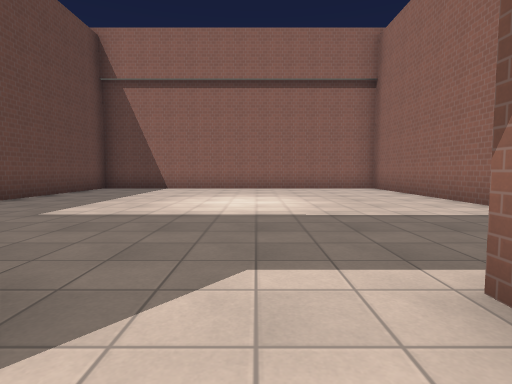
view 1 (above)

24 first-person views from a walk through a 3-D level made in the Godot game engine. The camera is 1.2 m above the floor, tilts 4° down and sees 80° across. The floor is counted in squares, 2 m on a side. Each view is taken from the middle of a square. On the plan, view 1 faces up. The plan holds only what a view shows up to about 9 squares ahead; the rest is blank. The place goes on beyond the plan. Surface patterns are stand-ins for the level's own textures.

view 2
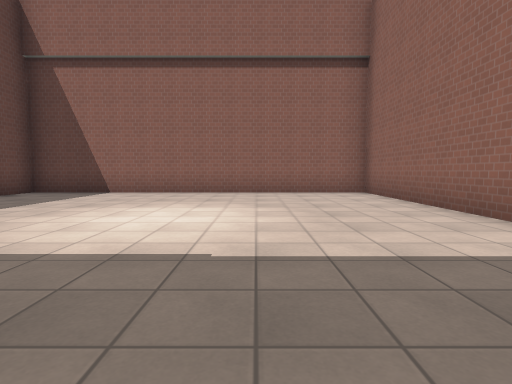

view 3
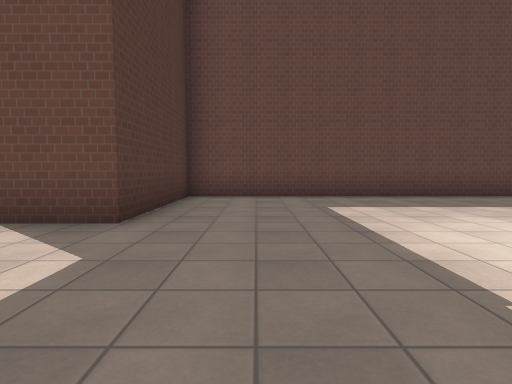

view 4
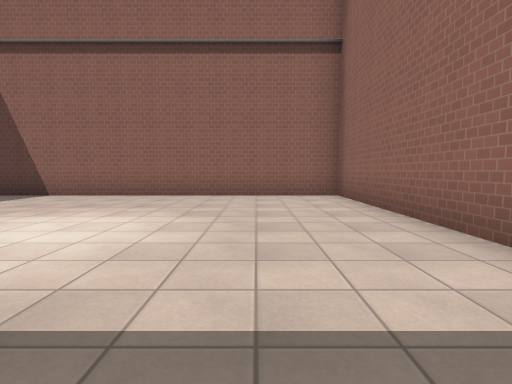

view 5
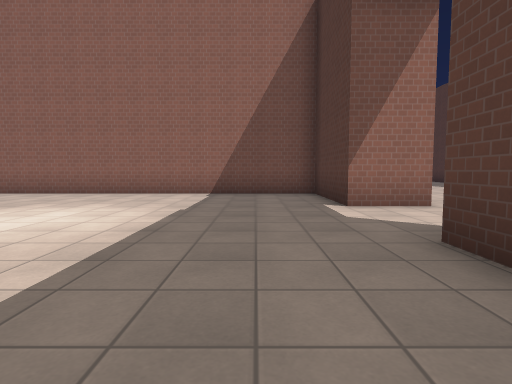

view 6
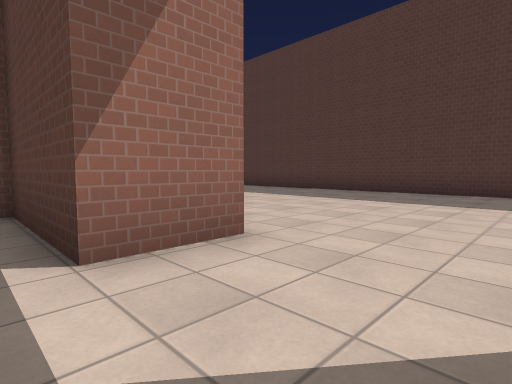

view 7
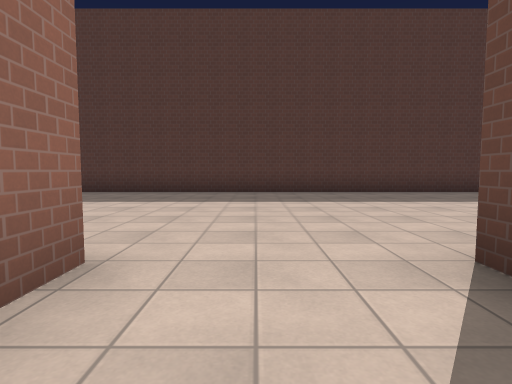

view 8
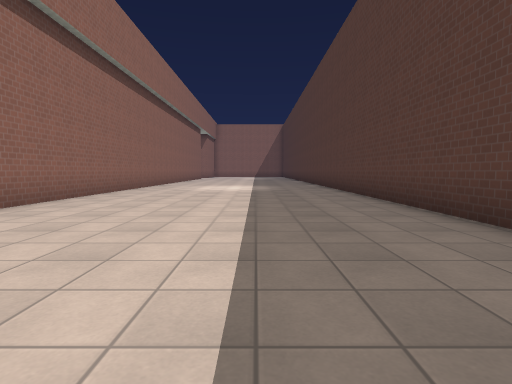

view 9
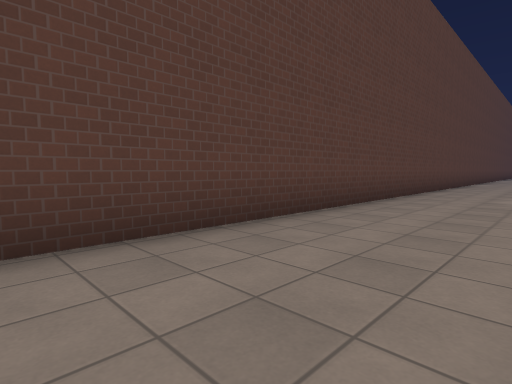

view 10
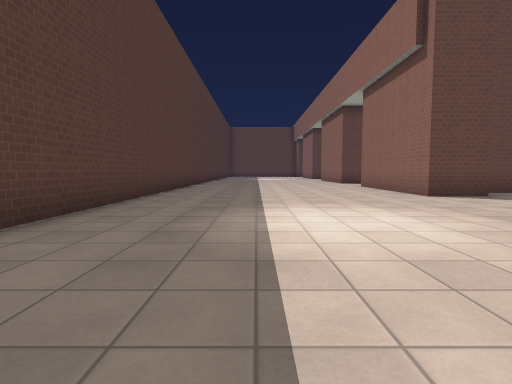

view 11
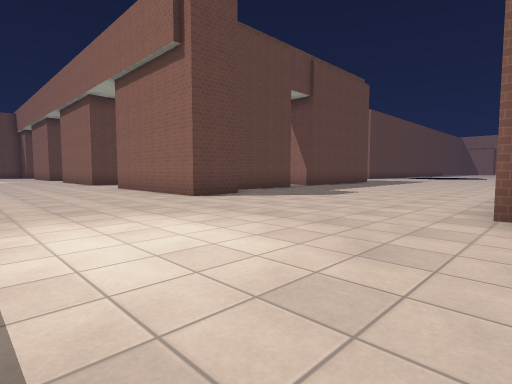

view 12
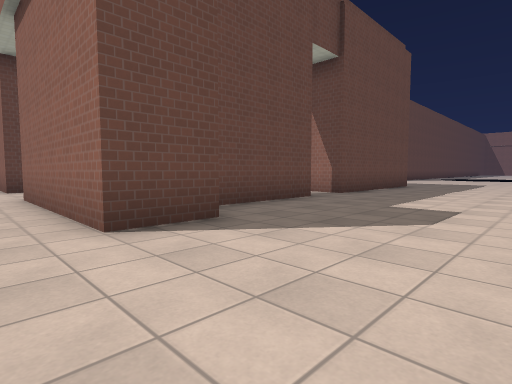

view 13
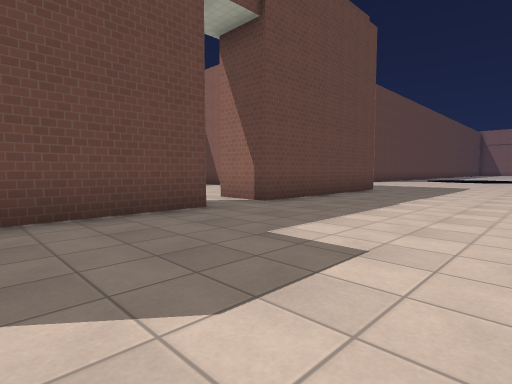

view 14
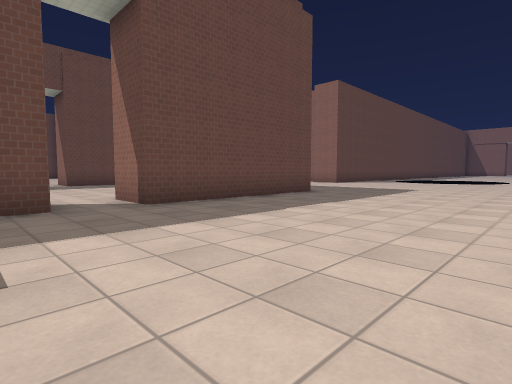

view 15
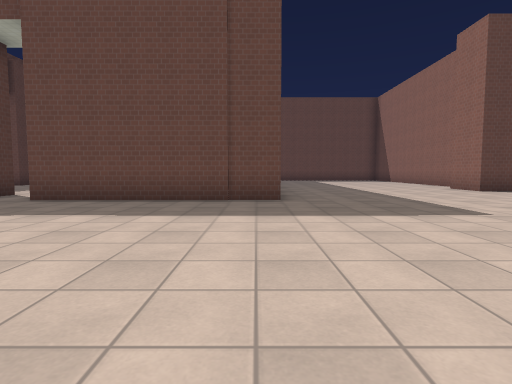

view 16
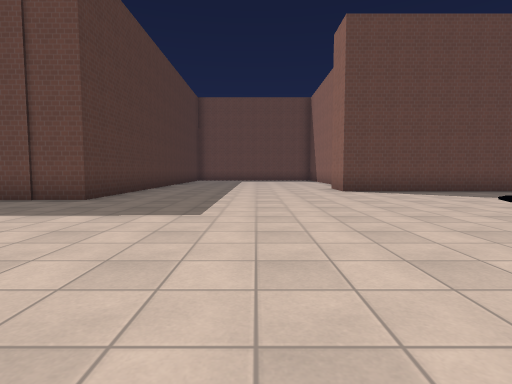

view 17
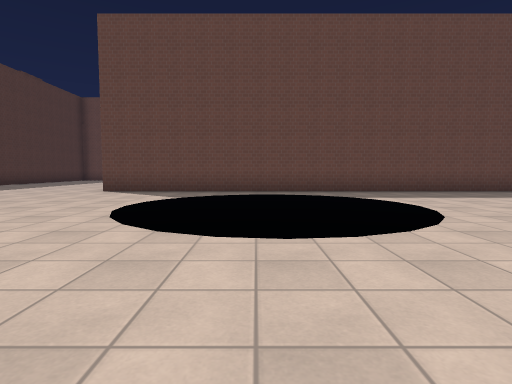

view 18
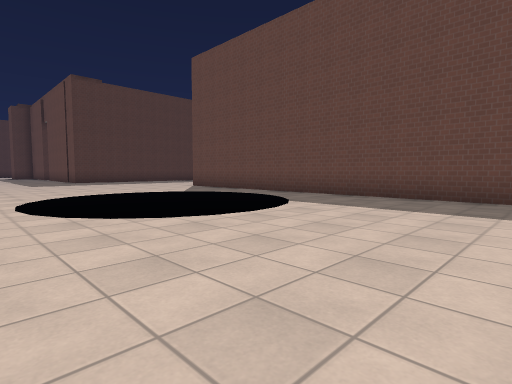

view 19
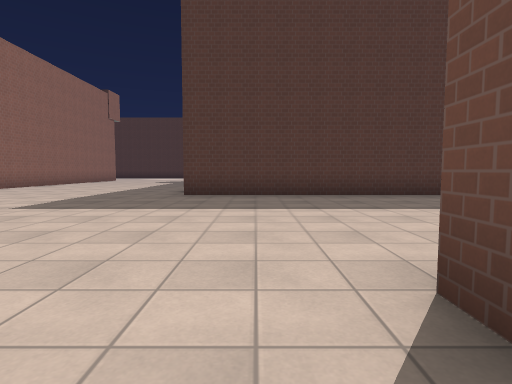

view 20
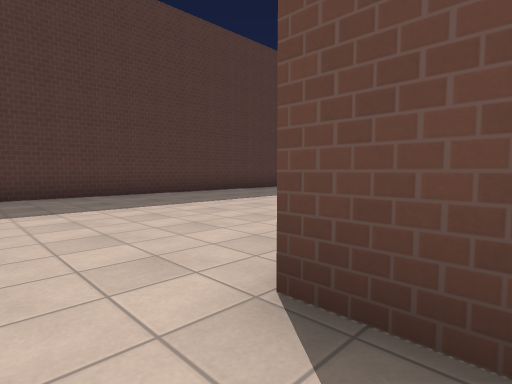

view 21
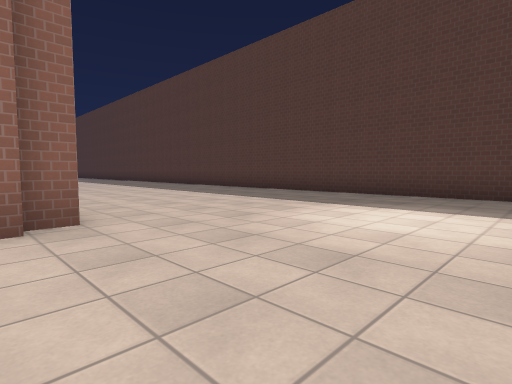

view 22
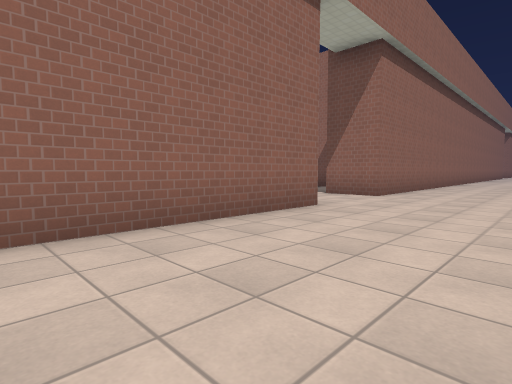

view 23
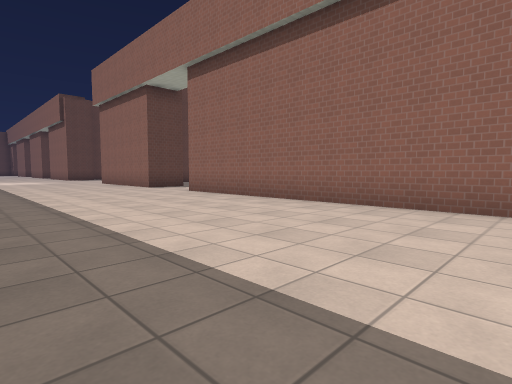

view 24
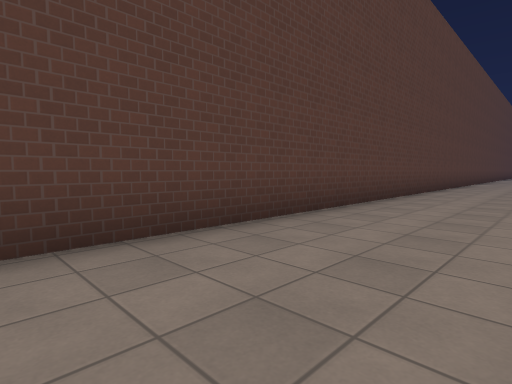

### Floor plan
Points are (right, up) in squares from view 1. A wall is a line through its corners. A room is listed if a view was taken in it or the views show most of it. See-through windows are left out.
Room 1 (views 1, 2, 3, 4, 5, 6, 7)
walls: (1.1, 0) (1.1, 1.4) (4, 1.4) (4, 10.4) (-5.1, 10.4) (-5.1, 1.4) (-1.5, 1.4) (-1.5, 0)
ways out: opening at (0, 0) to room 2
Room 2 (views 8, 9, 10, 11, 12, 13, 14, 15, 16, 17, 18, 19, 20, 21, 22, 23, 24)
walls: (-13.2, 5) (-13.2, 2.2); (-17.5, 11.5) (-13.2, 11.5) (-13.2, 6.4) (-14.6, 6.4); (-14.6, 5) (-14.1, 5); (-12.1, 1.5) (-12.1, 0) (-16.8, 0); (-6.3, 0) (-6.3, 0.6); (-1.5, 0) (-5.9, 0); (-15.9, 29.5) (-15.9, 17.5); (9, 0) (1.1, 0); (-16.2, -6.6) (9, -6.6)
ways out: opening at (0, 0) to room 1; opening at (-14, 5.5)

Positions as (right, up) in squares from view 1, and headings:
1: (0, 0), facing up
2: (1, 2), facing up
3: (2, 3), facing left
4: (2, 3), facing up
5: (-4, 3), facing right
6: (-1, 2), facing down-right
7: (0, 2), facing down
8: (0, -4), facing right
9: (-1, -4), facing down-left
10: (-5, -4), facing left
11: (-6, -4), facing up-left
12: (-9, -1), facing up-left
13: (-9, 2), facing up-left
14: (-8, 4), facing up-left
15: (-7, 11), facing left
16: (-7, 15), facing left
17: (-7, 22), facing left
18: (-9, 28), facing down-left
19: (-15, 19), facing down
20: (-11, 1), facing down-left
21: (-10, 1), facing down-right
22: (-6, -3), facing up-right
23: (9, -5), facing up-left
24: (9, -4), facing down-left
